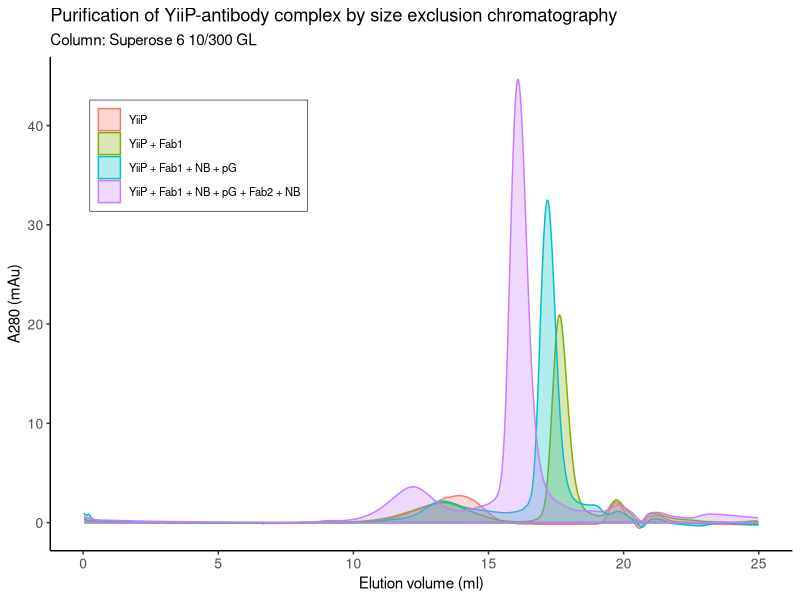

Here is the R script that generated this plot: (Note: this script raises an error after producing the figure.)
## ---- chunk 1
knitr::opts_chunk$set(echo = TRUE)
## ---- chunk 2
library("ggplot2")
library("magrittr")
## ---- chunk 3
yiip.df <- (
  read.csv("yiip_size-exclusion.csv", header = TRUE, sep = ",") %>%
    subset(vol > 0 & vol < 25)
)

## ---- chunk 4
ggplot(data = yiip.df, aes(fill = complex, color = complex)) +
  
  geom_ribbon(aes(x = vol, ymin = 0, ymax = a280), alpha = 0.3) +
  
  theme_classic() +
  
    labs(
      title = "Purification of YiiP-antibody complex by size exclusion chromatography",
      subtitle = "Column: Superose 6 10/300 GL",
      x = "Elution volume (ml)",
      y = "A280 (mAu)"
    ) +
  
  scale_x_continuous(breaks = seq(0, 25, by = 5)) +
  
  theme(
    legend.position = c(0.2, 0.8),
    legend.title = element_blank(),
    legend.text = element_text(size = 8),
    legend.background = element_rect(color = "black", size = 0.2),
    axis.text.x = element_text(size = 10),
    axis.text.y = element_text(size = 10),
    )

  annotate()

